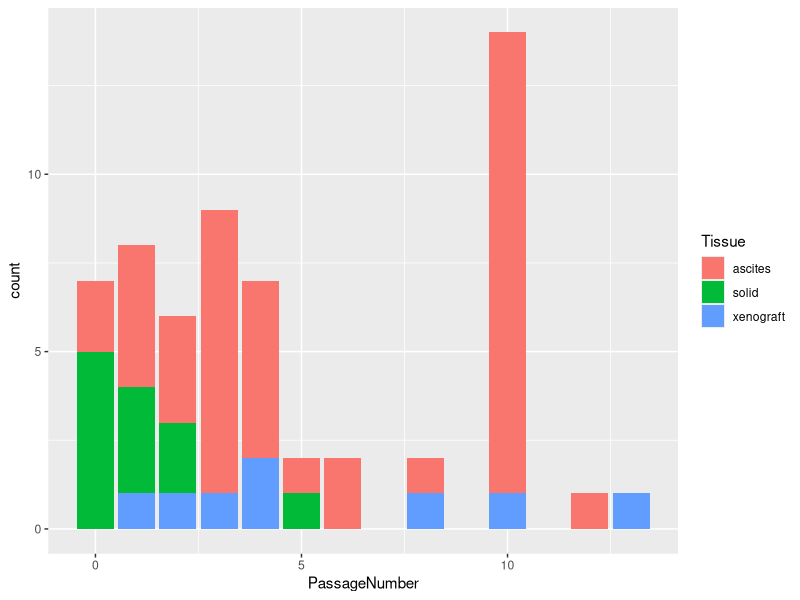

The R script that drew this image: (Note: this script raises an error after producing the figure.)
## ---- chunk 1
library(survival)
library(survminer)
library(lubridate)
library(dplyr)
library(ggplot2)
survival<-read.csv("../data/OrganoidSurvival.csv")

ggplot(data = survival) + 
  geom_bar(mapping = aes(x = PassageNumber,fill=Tissue))

# pdf("04022021_survival.pdf",height = 7, width =10)
s1 <- survfit(formula=Surv(CulturedTime, Death==1) ~Tissue, data = survival, conf.type = "log-log")
ggsurvplot(s1, conf=TRUE,legend.labs = c("Ascites", "Solid", "xenograft"), pval = TRUE, risk.table = TRUE) 
# dev.off()

# png("survivalRisk.png", height = 7, width =10)
km.as.one <- survfit(formula=Surv(CulturedTime, Death==1) ~Tissue, data = survival, conf.type = "log-log")
saveRDS(km.as.one, "../robjects/km_as_one.RDS")
ggsurvplot(km.as.one, conf=TRUE,legend.labs = c("Ascites", "Solid", "xenograft"), pval = TRUE, risk.table = TRUE)
# dev.off()
# summary(km.as.one)

# Fit a Cox proportional hazards model

m <- coxph(formula=Surv(CulturedTime, Death==1)~Tissue, data=survival)
ggforest(m, data = survival)
summary(m)
anova(m)


# pdf("survivalCox.pdf", height = 7, width = 10)
survival %>% ggplot(aes(x = Tissue, y = CulturedTime)) + geom_boxplot(notch = TRUE, aes(colour = Tissue), alpha = 0.8) + geom_point(aes(colour = Tissue), position = position_jitterdodge()) + theme_bw() + labs(x = "Tissue type", y = "Time") + theme(text = element_text(size = 14, family = "sans"), axis.text = element_text(size = 12, family = "sans"), legend.position = "right") + stat_compare_means(method = "wilcox.test", comparisons = survival)+ 
  stat_compare_means(label.y = 50) 
# dev.off()

## ---- chunk 2
library(readr)
library(tidyverse)
library(dplyr)
library(cowplot)

micewlatest = read_csv("../data/19.08.2020_MiceW.csv")
micewlatest.df <- as.data.frame(micewlatest)
 

plot.micewlatest <- ggplot(micewlatest.df, aes(x=days, y=weight)) + 
  geom_point(color= "darkgreen", size = 0.5) + 
  theme(axis.text.x = element_text(angle= 30, size = 5),strip.text.x = element_text(size = 8, colour = "red"))+
  geom_smooth(method = "lm") +
  labs(x = "Days", y = "Weight") +
  facet_wrap(. ~ paste(pdo, mouseNumber), nrow = 2) +
  panel_border()

plot.micewlatest + scale_x_continuous(breaks = seq(0, 500, by = 100)) + scale_y_log10()
save_plot("../figures/19.08.2020_micew.pdf", plot.micewlatest)

#plots individually
#PDO1
plot.PDO1 <- micewlatest.df %>% 
  filter(mouseNumber == "472") %>% 
  ggplot(aes(x=days, y=weight)) + 
  geom_point(color= "darkgreen", size = 1) + 
  geom_smooth(method = "lm") +
  labs(x = "Days", y = "Weight", title="Mouse 472") + 
  theme(panel.background = element_rect(fill = NA), axis.text.x = element_text(angle= 30, size = 10)) + scale_x_continuous(breaks = seq (0, 500, 100)) + scale_y_log10()

plot.PDO1

save_plot("../figures/PDO1.pdf", plot.PDO1)

#PDO2  
plot.PDO2 <- micewlatest.df %>% 
  filter(mouseNumber == "475") %>% 
  ggplot(aes(x=days, y=weight)) + 
  geom_point(color= "darkgreen", size = 1) + 
  geom_smooth(method = "lm") +
  labs(x = "Days", y = "Weight", title="Mouse 475") + 
  theme(panel.background = element_rect(fill = NA), axis.text.x = element_text(angle= 30, size = 10)) + scale_x_continuous(breaks = seq (0, 500, 50)) + scale_y_log10()

plot.PDO2

save_plot("../figures/PDO2.pdf", plot.PDO2)

#PDO3  
plot.PDO3 <- micewlatest.df %>% 
  filter(mouseNumber == "643") %>% 
  ggplot(aes(x=days, y=weight)) + 
  geom_point(color= "darkgreen", size = 1) + 
  geom_smooth(method = "lm") +
  labs(x = "Days", y = "Weight", title="Mouse 643") + 
  theme(panel.background = element_rect(fill = NA), axis.text.x = element_text(angle= 30, size = 10)) + scale_x_continuous(breaks = seq (0, 500, 50)) + scale_y_log10()

plot.PDO3

save_plot("../figures/PDO3.pdf", plot.PDO3)

#PDO4 
plot.PDO4 <- micewlatest.df %>% 
  filter(mouseNumber == "642") %>% 
  ggplot(aes(x=days, y=weight)) + 
  geom_point(color= "darkgreen", size = 1) + 
  geom_smooth(method = "lm") +
  labs(x = "Days", y = "Weight", title="Mouse 642") + 
  theme(panel.background = element_rect(fill = NA), axis.text.x = element_text(angle= 30, size = 10)) + scale_x_continuous(breaks = seq (0, 500, 50)) + scale_y_log10()

plot.PDO4

save_plot("../figures/PDO4.pdf", plot.PDO4)

#PDO5 
plot.PDO5 <- micewlatest.df %>% 
  filter(mouseNumber == "645") %>% 
  ggplot(aes(x=days, y=weight)) + 
  geom_point(color= "darkgreen", size = 1) + 
  geom_smooth(method = "lm") +
  labs(x = "Days", y = "Weight", title="Mouse 645") + 
  theme(panel.background = element_rect(fill = NA), axis.text.x = element_text(angle= 30, size = 10)) + scale_x_continuous(breaks = seq (0, 500, 50)) + scale_y_log10()

plot.PDO5

save_plot("../figures/PDO5.pdf", plot.PDO5)

#PDO8 
plot.PDO8 <- micewlatest.df %>% 
  filter(mouseNumber == "466") %>% 
  ggplot(aes(x=days, y=weight)) + 
  geom_point(color= "darkgreen", size = 1) + 
  geom_smooth(method = "lm") +
  labs(x = "Days", y = "Weight", title="Mouse 466") + 
  theme(panel.background = element_rect(fill = NA), axis.text.x = element_text(angle= 30, size = 10)) + scale_x_continuous(breaks = seq (0, 500, 50)) + scale_y_log10()

plot.PDO8

save_plot("../figures/PDO8.pdf", plot.PDO8)


#PDO10 
plot.PDO10 <- micewlatest.df %>% 
  filter(mouseNumber == "471") %>% 
  ggplot(aes(x=days, y=weight)) + 
  geom_point(color= "darkgreen", size = 1) + 
  geom_smooth(method = "lm") +
  labs(x = "Days", y = "Weight", title="Mouse 471") + 
  theme(panel.background = element_rect(fill = NA), axis.text.x = element_text(angle= 30, size = 10)) + scale_x_continuous(breaks = seq (0, 500, 50)) + scale_y_log10()

plot.PDO10

save_plot("../figures/PDO10.pdf", plot.PDO10)

#PDO12 
plot.PDO12 <- micewlatest.df %>% 
  filter(mouseNumber == "468") %>% 
  ggplot(aes(x=days, y=weight)) + 
  geom_point(color= "darkgreen", size = 1) + 
  geom_smooth(method = "lm") +
  labs(x = "Days", y = "Weight", title="Mouse 468") + 
  theme(panel.background = element_rect(fill = NA), axis.text.x = element_text(angle= 30, size = 10)) + scale_x_continuous(breaks = seq (0, 500, 50)) + scale_y_log10()

plot.PDO12

save_plot("../figures/PDO12.pdf", plot.PDO12)
## ---- chunk 3
library(tidyverse)
library(readr)
PDS_PDO <- read_csv("../data/20191107-auc.csv")
# View(X20191107_auc)

PDS_PDO$sample <- as.factor(PDS_PDO$sample)

PDS_PDO.plot<- ggplot(data = PDS_PDO, aes(auc_ll5.sph, auc_ll5.org, colour = sample))+
  geom_point() +
  labs(x="Patient-derived spheroids", y="Patient-derived organoids")+
theme_classic() +
geom_smooth(method=lm, se=FALSE)
cor.test(PDS_PDO$auc_ll5.org, PDS_PDO$auc_ll5.sph, method = "pearson", conf.level = 0.95)

plot(PDS_PDO.plot)
## ---- chunk 4

passagesorganoids <- read_csv ("../data/AUCdifferentPassagesW.csv") 

passagesorganoids$sample <- as.factor(passagesorganoids$sample)
passagesorganoids<-spread(passagesorganoids, key=passage, value=AUC)


passagesorganoid.plot<- ggplot(data = passagesorganoids, aes(early, late, colour = sample))+
  geom_point() +
theme_classic() +
 geom_smooth(method=lm)
 
cor.test(passagesorganoids$early, passagesorganoids$late, method = "pearson", conf.level = 0.95)

plot(passagesorganoid.plot)


## ---- chunk 5
bioreporganoids <- read_csv ("../data/AUCbiolrepW.csv") 

bioreporganoids$sample <- as.factor(bioreporganoids$sample)
bioreporganoids<-spread(bioreporganoids, key=replicate, value=AUC)


bioreporganoid.plot<- ggplot(data = bioreporganoids, aes(rep1, rep2, colour = sample))+
  geom_point() +
theme_classic() +
 geom_smooth(method=lm)
 
cor.test(bioreporganoids$rep1, bioreporganoids$rep2, method = "pearson", conf.level = 0.95)

plot(bioreporganoid.plot)
